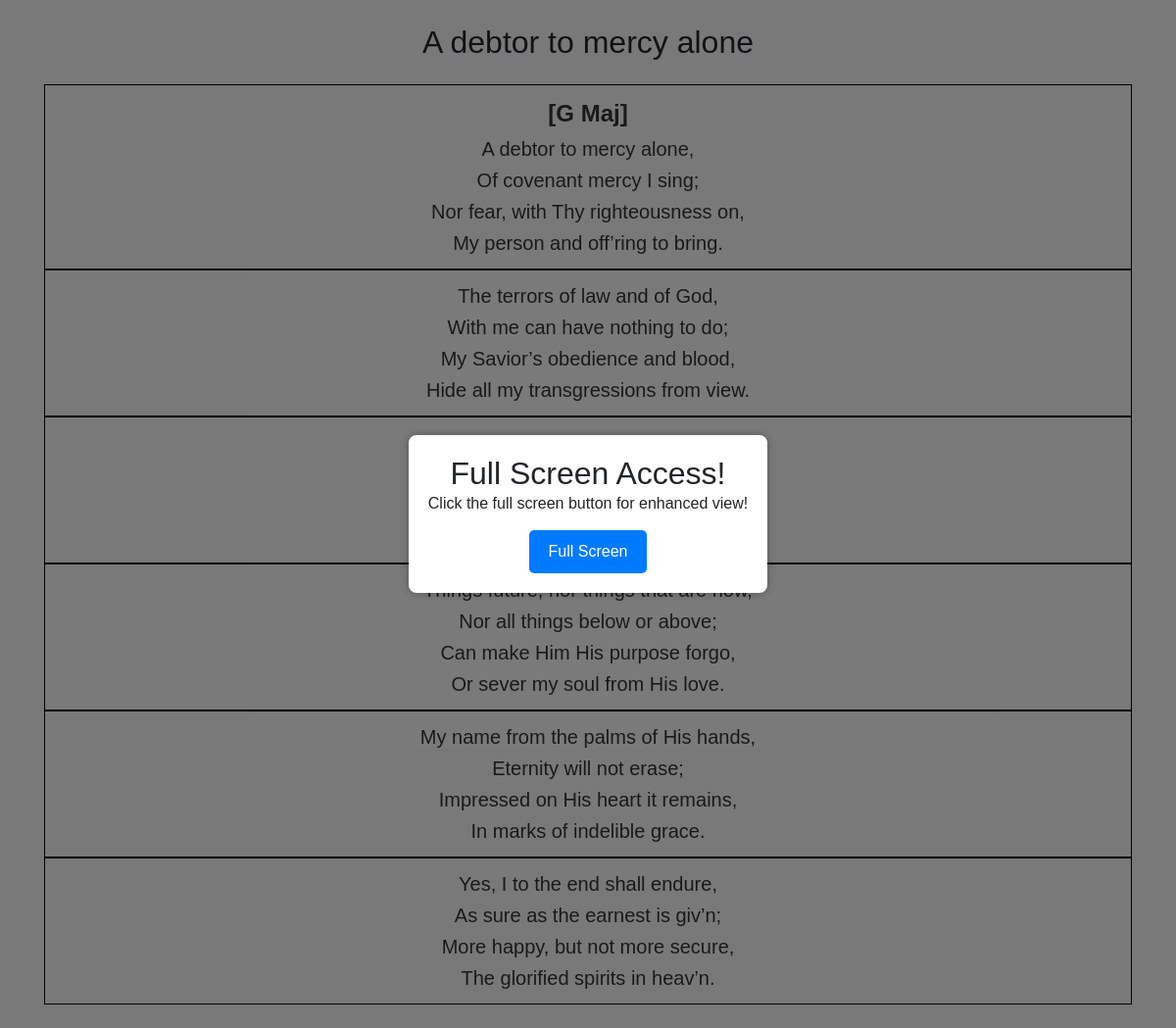
/song/1, run on the app's committed database.
### tables this page shows
CREATE TABLE songs (
            id INTEGER PRIMARY KEY AUTOINCREMENT,
            song_no TEXT,
            title TEXT,
            alternate_title TEXT,
            lyrics TEXT,
            transliteration TEXT,
            verse_order TEXT,
            chord TEXT,
            search_title TEXT,
            search_lyrics TEXT,
            youtube_link TEXT,
            create_date TEXT,
            modified_date TEXT,
            username TEXT,
            FOREIGN KEY (username) REFERENCES users(username)
        );

### server.py (the view)
@app.route('/song/<id>')
def song(id):
    try:
        conn = sqlite3.connect(DATABASE)
        cursor = conn.cursor()
        cursor.execute('SELECT lyrics, transliteration, chord, title, youtube_link FROM songs WHERE id = ?', (int(id),))
        row = cursor.fetchone()
        conn.close()
        lyrics = song_view(row[0], row[1], row[2])
    except:
        conn.close()
        return "Song Not Available!"
    return render_template("song_viewer.html", lyrics=lyrics, song_title=row[3], link = row[4])

### server.py (called while the page is built, shortened)
def song_view(lyrics, transliteration_lyrics, chord):
    if transliteration_lyrics == "":
        paragraphs = lyrics.split('\r\n')
        para_count = 1
        formatted_song = f"<p id={para_count} style='border: 1px solid black;padding: 10px;'><span style='font-weight:bold;font-size:larger;'>{chord}</span><br>"
        for paragraph in paragraphs:
            if paragraph == "":
                para_count +=1
                formatted_song += f"</p><p id={para_count} style='border: 1px solid black;padding: 10px;'>"
            else:
                formatted_song += f'{paragraph}<br>'
    return formatted_song

### templates/song_viewer.html (shortened to what this page needs)
<!DOCTYPE html>
<html lang="en">
<head>
    <link rel="stylesheet" href="https://cdn.jsdelivr.net/npm/bootstrap@4.5.3/dist/css/bootstrap.min.css">
</head>
<body>
    <div class="overlay" id="overlay">
        <div class="popup-card" id="popupCard">
            <h2>Full Screen Access!</h2>
            <p>Click the full screen button for enhanced view!</p>
            <button onclick="full()">Full Screen</button>
        </div>
    </div>
    <div class="container" id="container">
        <br>
        <center>
            <h2>{{song_title}}</h2>
        </center>
        <br>
        <div class="song-lyrics">
            <center>{{lyrics | safe}}</center>
        </div>
    </div>
    <br>
</body>
</html>

### templates/song_viewer.html (style rules this page uses)
.overlay { display: none; position: fixed; top: 0; left: 0; width: 100%; height: 100%; background-color: rgba(0, 0, 0, 0.5); justify-content: center; align-items: center; }
.popup-card { background-color: white; padding: 20px; border-radius: 8px; box-shadow: 0 0 10px rgba(0, 0, 0, 0.3); text-align: center; }
button { padding: 10px 20px; background-color: #007bff; color: white; border: none; border-radius: 5px; cursor: pointer; margin-top: 15px; }
body, h1, h2, p { margin: 0; padding: 0; }
body { font-family: Arial, sans-serif; background-color: #f4f4f4; }
.song-lyrics { color: #333; line-height: 1.6; font-size: 20px; }
.container { overflow-y: auto; }

### data on the page
songs: title "A debtor to mercy alone", chord "[G Maj] A debtor to mercy alone, Of covenant mercy I sing; Nor fear, with Thy righteousness on, My person and off’ring to bring. The terrors of law and of God, With me can have nothing to do; My Savior’s obedience and blood, Hide all my transgressions from view. Nor all things below or above; Can make Him His purpose forgo, Or sever my soul from His love. My name from the palms of His hands, Eternity will not erase; Impressed on His heart it remains, In marks of indelible grace. Yes, I to the end shall endure, As sure as the earnest is giv’n; More happy, but not more secure, The glorified spirits in heav’n."
